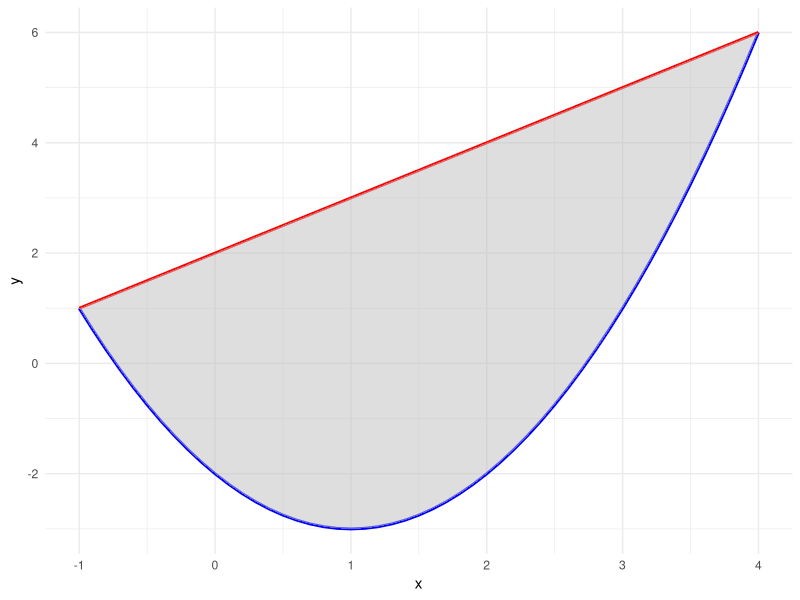

Source code (R):
## ---- chunk 1
knitr::opts_chunk$set(echo = TRUE)
## ---- chunk 2
library(ggplot2)
## ---- chunk 3
# Define the function
f1 <- function(x) {
  return((2*x) - 9)
}

# Calculate the definite integral
Area1 <- integrate(f1, lower = 4.5, upper = 8.5)

# Print the result
print(Area1)
## ---- chunk 4
f2 <- function(x) {
  return(-(x^2) + (3 * x) + 4 )
}
Area2 <- integrate (f2, lower=-1, upper=4 )
print(Area2)
## ---- chunk 5
# Define the equations
f1 <- function(x) x^2 - 2*x - 2
f2 <- function(x) x + 2

# Generate x values
x_values <- seq(-2, 5, by = 0.1)

# Calculate y values for each equation
y1_values <- f1(x_values)
y2_values <- f2(x_values)

# Create a dataframe for plotting
df <- data.frame(x = x_values, y1 = y1_values, y2 = y2_values)

# Plot the two equations and shade the region between them within the interval [-1, 4]
ggplot(subset(df, x >= -1 & x <= 4), aes(x = x)) +
  geom_line(aes(y = y1), color = "blue", size = 1) +
  geom_line(aes(y = y2), color = "red", size = 1) +
  geom_ribbon(aes(ymin = pmin(y1, y2), ymax = pmax(y1, y2)), fill = "gray", alpha = 0.5) +
  labs(x = "x", y = "y") +
  theme_minimal()
## ---- chunk 6
f3 <- function(x) {
  return(1/(6*x))
  }
Area3 <- integrate (f3, lower=1, upper=exp(6) )
print(Area3)
